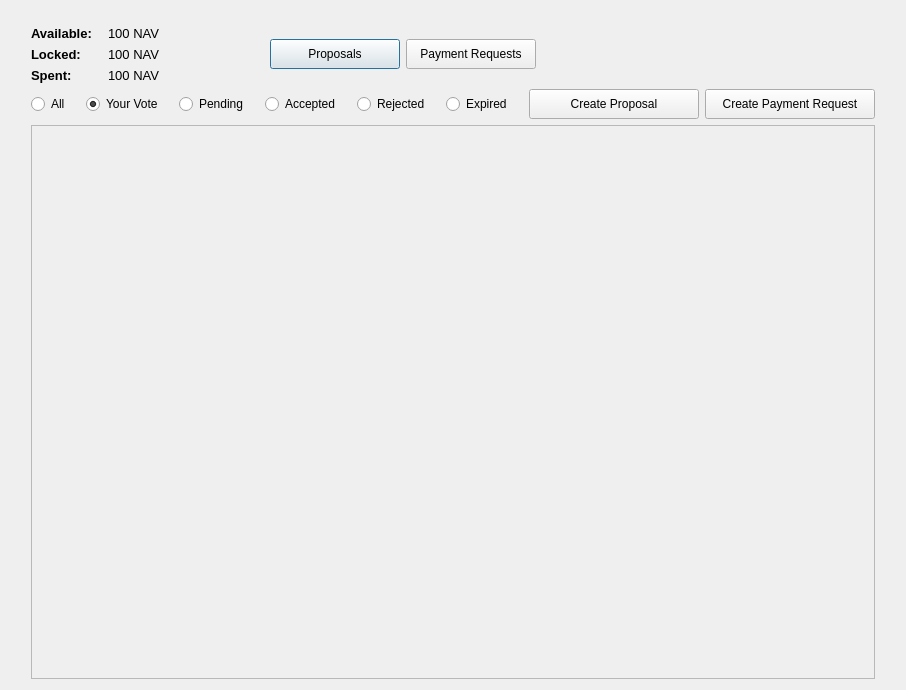
<?xml version="1.0" encoding="UTF-8"?>
<ui version="4.0">
 <class>CommunityFundPage</class>
 <widget class="QWidget" name="CommunityFundPage">
  <property name="geometry">
   <rect>
    <x>0</x>
    <y>0</y>
    <width>906</width>
    <height>690</height>
   </rect>
  </property>
  <property name="windowTitle">
   <string>Form</string>
  </property>
  <layout class="QVBoxLayout" name="verticalLayout_2">
   <item>
    <layout class="QHBoxLayout" name="horizontalLayoutBase">
     <item>
      <spacer name="horizontalSpacer_3">
       <property name="orientation">
        <enum>Qt::Horizontal</enum>
       </property>
       <property name="sizeType">
        <enum>QSizePolicy::Fixed</enum>
       </property>
       <property name="sizeHint" stdset="0">
        <size>
         <width>20</width>
         <height>20</height>
        </size>
       </property>
      </spacer>
     </item>
     <item>
      <layout class="QVBoxLayout" name="verticalLayoutBase">
       <item>
        <spacer name="verticalSpacer">
         <property name="orientation">
          <enum>Qt::Vertical</enum>
         </property>
         <property name="sizeType">
          <enum>QSizePolicy::Maximum</enum>
         </property>
         <property name="sizeHint" stdset="0">
          <size>
           <width>40</width>
           <height>15</height>
          </size>
         </property>
        </spacer>
       </item>
       <item>
        <layout class="QHBoxLayout" name="horizontalLayoutMain">
         <item>
          <layout class="QVBoxLayout" name="verticalLayoutFundState">
           <item>
            <widget class="QLabel" name="labelAvailable">
             <property name="maximumSize">
              <size>
               <width>70</width>
               <height>17</height>
              </size>
             </property>
             <property name="font">
              <font>
               <pointsize>10</pointsize>
               <weight>75</weight>
               <bold>true</bold>
              </font>
             </property>
             <property name="text">
              <string>Available:</string>
             </property>
            </widget>
           </item>
           <item>
            <widget class="QLabel" name="labelLocked">
             <property name="maximumSize">
              <size>
               <width>70</width>
               <height>17</height>
              </size>
             </property>
             <property name="font">
              <font>
               <pointsize>10</pointsize>
               <weight>75</weight>
               <bold>true</bold>
              </font>
             </property>
             <property name="text">
              <string>Locked:</string>
             </property>
            </widget>
           </item>
           <item>
            <widget class="QLabel" name="labelSpent">
             <property name="maximumSize">
              <size>
               <width>70</width>
               <height>17</height>
              </size>
             </property>
             <property name="font">
              <font>
               <pointsize>10</pointsize>
               <weight>75</weight>
               <bold>true</bold>
              </font>
             </property>
             <property name="text">
              <string>Spent:</string>
             </property>
            </widget>
           </item>
          </layout>
         </item>
         <item>
          <spacer name="horizontalSpacer_9">
           <property name="orientation">
            <enum>Qt::Horizontal</enum>
           </property>
           <property name="sizeType">
            <enum>QSizePolicy::Fixed</enum>
           </property>
           <property name="sizeHint" stdset="0">
            <size>
             <width>10</width>
             <height>20</height>
            </size>
           </property>
          </spacer>
         </item>
         <item>
          <layout class="QVBoxLayout" name="verticalLayoutAmount">
           <item>
            <widget class="QLabel" name="labelAvailableAmount">
             <property name="maximumSize">
              <size>
               <width>1000</width>
               <height>17</height>
              </size>
             </property>
             <property name="font">
              <font>
               <pointsize>10</pointsize>
              </font>
             </property>
             <property name="text">
              <string>100 NAV</string>
             </property>
            </widget>
           </item>
           <item>
            <widget class="QLabel" name="labelLockedAmount">
             <property name="maximumSize">
              <size>
               <width>1000</width>
               <height>17</height>
              </size>
             </property>
             <property name="font">
              <font>
               <pointsize>10</pointsize>
              </font>
             </property>
             <property name="text">
              <string>100 NAV</string>
             </property>
            </widget>
           </item>
           <item>
            <widget class="QLabel" name="labelSpentAmount">
             <property name="maximumSize">
              <size>
               <width>1000</width>
               <height>17</height>
              </size>
             </property>
             <property name="font">
              <font>
               <pointsize>10</pointsize>
              </font>
             </property>
             <property name="text">
              <string>100 NAV</string>
             </property>
            </widget>
           </item>
          </layout>
         </item>
         <item>
          <spacer name="horizontalSpacer_2">
           <property name="orientation">
            <enum>Qt::Horizontal</enum>
           </property>
           <property name="sizeType">
            <enum>QSizePolicy::Expanding</enum>
           </property>
           <property name="sizeHint" stdset="0">
            <size>
             <width>0</width>
             <height>20</height>
            </size>
           </property>
          </spacer>
         </item>
         <item>
          <widget class="QPushButton" name="pushButtonProposals">
           <property name="minimumSize">
            <size>
             <width>130</width>
             <height>30</height>
            </size>
           </property>
           <property name="maximumSize">
            <size>
             <width>130</width>
             <height>30</height>
            </size>
           </property>
           <property name="text">
            <string>Proposals</string>
           </property>
           <property name="iconSize">
            <size>
             <width>35</width>
             <height>16</height>
            </size>
           </property>
           <property name="autoDefault">
            <bool>false</bool>
           </property>
           <property name="default">
            <bool>true</bool>
           </property>
           <property name="flat">
            <bool>false</bool>
           </property>
          </widget>
         </item>
         <item>
          <widget class="QPushButton" name="pushButtonPaymentRequests">
           <property name="minimumSize">
            <size>
             <width>130</width>
             <height>30</height>
            </size>
           </property>
           <property name="maximumSize">
            <size>
             <width>130</width>
             <height>30</height>
            </size>
           </property>
           <property name="text">
            <string>Payment Requests</string>
           </property>
          </widget>
         </item>
         <item>
          <spacer name="horizontalSpacer_10">
           <property name="orientation">
            <enum>Qt::Horizontal</enum>
           </property>
           <property name="sizeType">
            <enum>QSizePolicy::Expanding</enum>
           </property>
           <property name="sizeHint" stdset="0">
            <size>
             <width>0</width>
             <height>20</height>
            </size>
           </property>
          </spacer>
         </item>
         <item>
          <spacer name="horizontalSpacer_11">
           <property name="orientation">
            <enum>Qt::Horizontal</enum>
           </property>
           <property name="sizeType">
            <enum>QSizePolicy::Fixed</enum>
           </property>
           <property name="sizeHint" stdset="0">
            <size>
             <width>235</width>
             <height>20</height>
            </size>
           </property>
          </spacer>
         </item>
        </layout>
       </item>
       <item>
        <layout class="QHBoxLayout" name="horizontalLayoutVote">
         <item>
          <widget class="QRadioButton" name="radioButtonAll">
           <property name="maximumSize">
            <size>
             <width>16777215</width>
             <height>20</height>
            </size>
           </property>
           <property name="text">
            <string>All</string>
           </property>
           <property name="iconSize">
            <size>
             <width>25</width>
             <height>25</height>
            </size>
           </property>
           <property name="checked">
            <bool>true</bool>
           </property>
          </widget>
         </item>
         <item>
          <spacer name="horizontalSpacer_8">
           <property name="orientation">
            <enum>Qt::Horizontal</enum>
           </property>
           <property name="sizeType">
            <enum>QSizePolicy::Fixed</enum>
           </property>
           <property name="sizeHint" stdset="0">
            <size>
             <width>10</width>
             <height>20</height>
            </size>
           </property>
          </spacer>
         </item>
         <item>
          <widget class="QRadioButton" name="radioButtonYourVote">
           <property name="maximumSize">
            <size>
             <width>16777215</width>
             <height>20</height>
            </size>
           </property>
           <property name="text">
            <string>Your Vote</string>
           </property>
           <property name="iconSize">
            <size>
             <width>25</width>
             <height>25</height>
            </size>
           </property>
           <property name="checked">
            <bool>true</bool>
           </property>
          </widget>
         </item>
         <item>
          <spacer name="horizontalSpacer_7">
           <property name="orientation">
            <enum>Qt::Horizontal</enum>
           </property>
           <property name="sizeType">
            <enum>QSizePolicy::Fixed</enum>
           </property>
           <property name="sizeHint" stdset="0">
            <size>
             <width>10</width>
             <height>20</height>
            </size>
           </property>
          </spacer>
         </item>
         <item>
          <widget class="QRadioButton" name="radioButtonPending">
           <property name="maximumSize">
            <size>
             <width>16777215</width>
             <height>20</height>
            </size>
           </property>
           <property name="text">
            <string>Pending</string>
           </property>
           <property name="iconSize">
            <size>
             <width>25</width>
             <height>25</height>
            </size>
           </property>
          </widget>
         </item>
         <item>
          <spacer name="horizontalSpacer_6">
           <property name="orientation">
            <enum>Qt::Horizontal</enum>
           </property>
           <property name="sizeType">
            <enum>QSizePolicy::Fixed</enum>
           </property>
           <property name="sizeHint" stdset="0">
            <size>
             <width>10</width>
             <height>20</height>
            </size>
           </property>
          </spacer>
         </item>
         <item>
          <widget class="QRadioButton" name="radioButtonAccepted">
           <property name="maximumSize">
            <size>
             <width>16777215</width>
             <height>20</height>
            </size>
           </property>
           <property name="text">
            <string>Accepted</string>
           </property>
           <property name="iconSize">
            <size>
             <width>25</width>
             <height>25</height>
            </size>
           </property>
          </widget>
         </item>
         <item>
          <spacer name="horizontalSpacer_5">
           <property name="orientation">
            <enum>Qt::Horizontal</enum>
           </property>
           <property name="sizeType">
            <enum>QSizePolicy::Fixed</enum>
           </property>
           <property name="sizeHint" stdset="0">
            <size>
             <width>10</width>
             <height>20</height>
            </size>
           </property>
          </spacer>
         </item>
         <item>
          <widget class="QRadioButton" name="radioButtonRejected">
           <property name="maximumSize">
            <size>
             <width>16777215</width>
             <height>20</height>
            </size>
           </property>
           <property name="text">
            <string>Rejected</string>
           </property>
           <property name="iconSize">
            <size>
             <width>25</width>
             <height>25</height>
            </size>
           </property>
          </widget>
         </item>
         <item>
          <spacer name="horizontalSpacer_12">
           <property name="orientation">
            <enum>Qt::Horizontal</enum>
           </property>
           <property name="sizeType">
            <enum>QSizePolicy::Fixed</enum>
           </property>
           <property name="sizeHint" stdset="0">
            <size>
             <width>10</width>
             <height>20</height>
            </size>
           </property>
          </spacer>
         </item>
         <item>
          <widget class="QRadioButton" name="radioButtonExpired">
           <property name="text">
            <string>Expired</string>
           </property>
          </widget>
         </item>
         <item>
          <spacer name="horizontalSpacer">
           <property name="orientation">
            <enum>Qt::Horizontal</enum>
           </property>
           <property name="sizeType">
            <enum>QSizePolicy::Expanding</enum>
           </property>
           <property name="sizeHint" stdset="0">
            <size>
             <width>300</width>
             <height>20</height>
            </size>
           </property>
          </spacer>
         </item>
         <item>
          <widget class="QPushButton" name="pushButtonCreateProposal">
           <property name="minimumSize">
            <size>
             <width>170</width>
             <height>30</height>
            </size>
           </property>
           <property name="maximumSize">
            <size>
             <width>16777215</width>
             <height>30</height>
            </size>
           </property>
           <property name="text">
            <string>Create Proposal</string>
           </property>
          </widget>
         </item>
         <item>
          <spacer name="horizontalSpacer_13">
           <property name="orientation">
            <enum>Qt::Horizontal</enum>
           </property>
           <property name="sizeHint" stdset="0">
            <size>
             <width>40</width>
             <height>20</height>
            </size>
           </property>
          </spacer>
         </item>
         <item>
          <widget class="QPushButton" name="pushButtonCreatePaymentRequest">
           <property name="minimumSize">
            <size>
             <width>170</width>
             <height>30</height>
            </size>
           </property>
           <property name="maximumSize">
            <size>
             <width>16777215</width>
             <height>30</height>
            </size>
           </property>
           <property name="text">
            <string>Create Payment Request</string>
           </property>
          </widget>
         </item>
        </layout>
       </item>
       <item>
        <widget class="QScrollArea" name="scrollArea">
         <property name="widgetResizable">
          <bool>true</bool>
         </property>
         <widget class="QWidget" name="scrollAreaWidgetContents">
          <property name="geometry">
           <rect>
            <x>0</x>
            <y>0</y>
            <width>830</width>
            <height>534</height>
           </rect>
          </property>
          <property name="sizePolicy">
           <sizepolicy hsizetype="Preferred" vsizetype="Preferred">
            <horstretch>0</horstretch>
            <verstretch>0</verstretch>
           </sizepolicy>
          </property>
          <layout class="QGridLayout" name="gridLayout_2">
           <item row="0" column="0">
            <layout class="QGridLayout" name="gridLayout">
             <property name="sizeConstraint">
              <enum>QLayout::SetMaximumSize</enum>
             </property>
            </layout>
           </item>
          </layout>
         </widget>
        </widget>
       </item>
      </layout>
     </item>
     <item>
      <spacer name="horizontalSpacer_4">
       <property name="orientation">
        <enum>Qt::Horizontal</enum>
       </property>
       <property name="sizeType">
        <enum>QSizePolicy::Fixed</enum>
       </property>
       <property name="sizeHint" stdset="0">
        <size>
         <width>20</width>
         <height>20</height>
        </size>
       </property>
      </spacer>
     </item>
    </layout>
   </item>
  </layout>
 </widget>
 <resources/>
 <connections/>
</ui>
